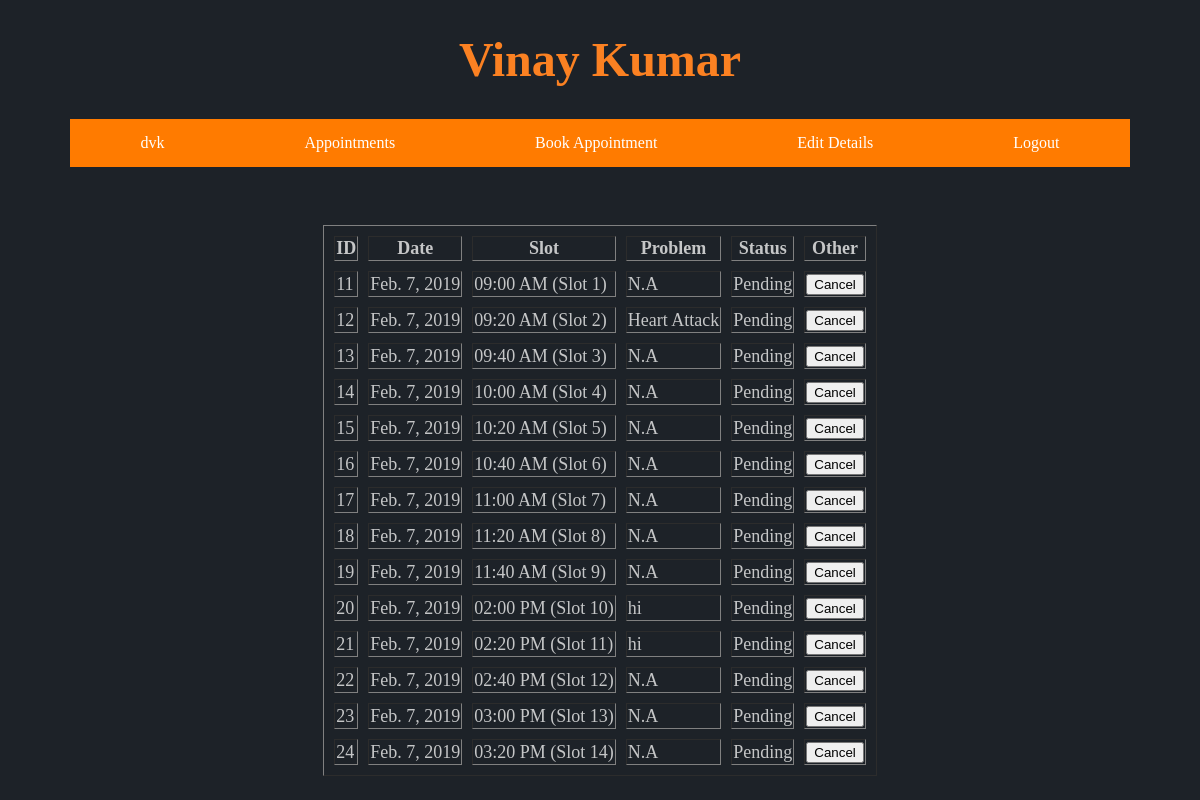
The page /hi/app_show (signed in) on the database its author committed.
### app1/models.py (models this page shows)
class Appointment(models.Model):
    app_user=models.CharField(default='v',max_length=50)
    app_date=models.DateField(default=datetime.datetime.today)
    app_slot=models.IntegerField(default=1)
    app_doct=models.CharField(max_length=50,default='N.A')
    app_pay=models.BooleanField(default=False)
    app_pay_ref=models.CharField(max_length=25,default='N.A')
    app_prob=models.TextField(max_length=400,default='N.A')
    app_pri=models.IntegerField(default=1)
    app_status=models.IntegerField(default=2)

### app1/views.py (the view)
def app_show(request):
    a=[]
    b={
        1: '09:00 AM',
        2: '09:20 AM',
        3: '09:40 AM',
        4: '10:00 AM',
        5: '10:20 AM',
        6: '10:40 AM',
        7: '11:00 AM',
        8: '11:20 AM',
        9: '11:40 AM',
        10: '02:00 PM',
        11: '02:20 PM',
        12: '02:40 PM',
        13: '03:00 PM',
        14: '03:20 PM',
        15: '03:40 PM',
        16: '04:00 PM',
        17: '04:20 PM',
        18: '04:40 PM',
        19: '05:00 PM',
        20: '05:30 PM' }
    user=request.session['user_name']
    priv=request.session['priv']
    if Appointment.objects.filter(app_user=user).exclude(app_date__lt=datetime.date.today()).exists():
        a=Appointment.objects.filter(app_user=user).exclude(app_date__lt=datetime.date.today())
        stat="Appointments"
    return render(request, 'apps.html',{'user': user, 'form': a, 'time_list':b})

### app1/templates/apps.html (shortened to what this page needs)
{% extends 'user_base.html' %}
{% block user %}
{% if stat != 'No Appointments' %}
            <table align="center" border="1" cellspacing="10" >
                <tr>
                    <th><font color="#C5C6C7" size="4px">ID</font></th>
                    <th><font color="#C5C6C7" size="4px">Date</font></th>
                    <th><font color="#C5C6C7" size="4px">Slot</font></th>
                    <th><font color="#C5C6C7" size="4px">Problem</font></th>
                    <th><font color="#C5C6C7" size="4px">Status</font></th>
                    <th><font color="#C5C6C7" size="4px">Other</font></th>
                </tr>
                {% for f in form %}
                <tr>
                    <td><font color="#C5C6C7" size="4px">{{ f.id }}</font></td>
                    <td><font color="#C5C6C7" size="4px">{{ f.app_date }}</font></td>
                    <td><font color="#C5C6C7" size="4px">{% with a=f.app_slot %} {% for i,j in time_list.items %} {% if i == a %} {{ j }} {% endif %} {% endfor %} (Slot {{ a }}) {% endwith %}</font></td>
                    <td><font color="#C5C6C7" size="4px">{{ f.app_prob }}</font></td>
                    {% if f.app_status == 1 %}
                    <td><font color="#C5C6C7" size="4px">Confirmed</font></td>
                    <td><font color="#C5C6C7" size="4px">{{ f.app_doct }}</font></td>
                    {% elif f.app_status == 2 %}
                    <td><font color="#C5C6C7" size="4px">Pending</font></td>
                    <form method="POST" action="{% url 'cancel_app' %}"> {% csrf_token %}
                        <td><font color="#C5C6C7" size="4px"><input type="submit" value="Cancel"></font></td>
                        </form>
                    {% else %}
                    <td><font color="#C5C6C7" size="4px">Canceled</font></td>
                    <td><font color="#C5C6C7" size="4px"></font></td>
                    {% endif %}
                </tr>
                {% endfor %}
        </table>
        {% endif %}
{% endblock user %}

### app1/templates/user_base.html (shortened to what this page needs)
{% extends 'base.html' %}
{% block content1 %}
<li style="float:left"><a href="{% url 'user' %}"><font color="white" >{{ user }}</font></a></li>
<li style="float:left"><a href="{% url 'app_show' %}"><font color="white">Appointments</font></a></li>
<li style="float:left"><a href="{% url 'book_app' %}"><font color="white">Book Appointment</font></a></li>
<li style="float:left"><a href="{% url 'user_edit' %}"><font color="white">Edit Details</font></a></li>
<li style="float:left"><a href="{% url 'logout' %}"><font color="white">Logout</font></a></li>
{% endblock content1 %}
{% block content %}
{% block user %}{% endblock user %}
{% endblock content %}

### app1/templates/base.html (shortened to what this page needs)
<!DOCTYPE html>
<html>
    <head>
        {% load static %}
    </head>
    <body bgcolor="#1D2228">
            <center><h1 style="font-size:4vw;"><b><font color="#FB8122">Vinay Kumar</font></b></h1></center>
            <center>
            <nav style="background-color: rgb(255, 123, 0); display: inline-block;">
                <ul id="nav">
                    {% block content1 %}{% endblock content1 %}
                </ul>
            </nav>
            </center>
            <br/>
            <br/>
            <br/>
        {% block content %}
        {% endblock content %}
            </body>
</html>

### app1/templates/base.html (style rules this page uses)
#nav { list-style-type: none; margin: 0; padding: 0; }
li a { display:block; padding: 15px 70px; text-decoration: none ; }

### rows shown on the page
Appointment: id "11", app_date "Feb. 7, 2019", time_list "09:00 AM", app_slot "1", app_prob "N.A"
Appointment: id "12", app_date "Feb. 7, 2019", time_list "09:20 AM", app_slot "2", app_prob "Heart Attack"
Appointment: id "13", app_date "Feb. 7, 2019", time_list "09:40 AM", app_slot "3", app_prob "N.A"
Appointment: id "14", app_date "Feb. 7, 2019", time_list "10:00 AM", app_slot "4", app_prob "N.A"
Appointment: id "15", app_date "Feb. 7, 2019", time_list "10:20 AM", app_slot "5", app_prob "N.A"
Appointment: id "16", app_date "Feb. 7, 2019", time_list "10:40 AM", app_slot "6", app_prob "N.A"
Appointment: id "17", app_date "Feb. 7, 2019", time_list "11:00 AM", app_slot "7", app_prob "N.A"
Appointment: id "18", app_date "Feb. 7, 2019", time_list "11:20 AM", app_slot "8", app_prob "N.A"
Appointment: id "19", app_date "Feb. 7, 2019", time_list "11:40 AM", app_slot "9", app_prob "N.A"
Appointment: id "20", app_date "Feb. 7, 2019", time_list "02:00 PM", app_slot "10", app_prob "hi"
Appointment: id "21", app_date "Feb. 7, 2019", time_list "02:20 PM", app_slot "11", app_prob "hi"
Appointment: id "22", app_date "Feb. 7, 2019", time_list "02:40 PM", app_slot "12", app_prob "N.A"
Appointment: id "23", app_date "Feb. 7, 2019", time_list "03:00 PM", app_slot "13", app_prob "N.A"
Appointment: id "24", app_date "Feb. 7, 2019", time_list "03:20 PM", app_slot "14", app_prob "N.A"

### other values the page prints
{{ user }} "dvk"
